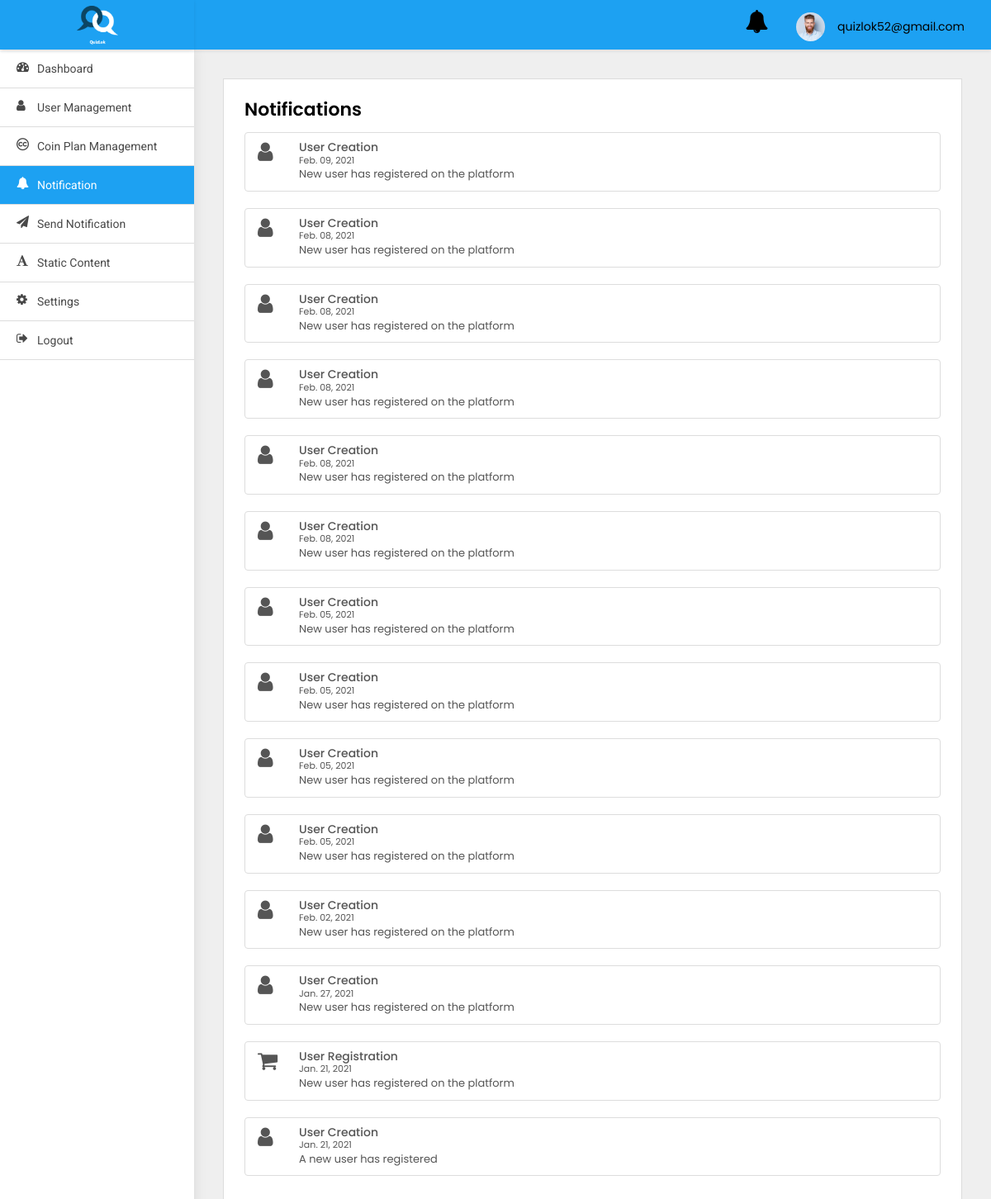
Before: /adminpanel/notification/ (signed in) with the older database file.
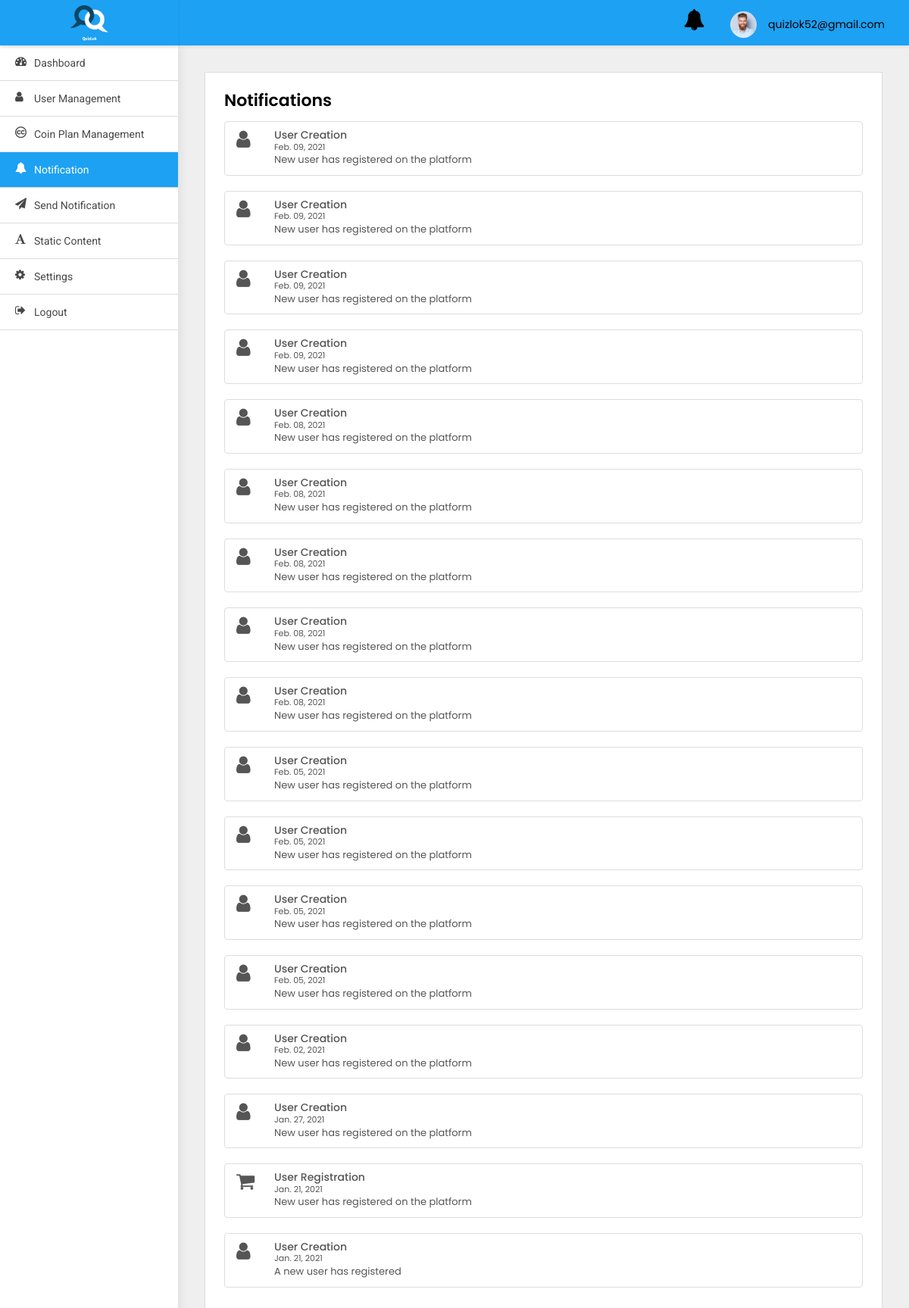
After: the same page with the newer database file.
### adminpanel/models.py (models this page shows)
class User(AbstractBaseUser, PermissionsMixin):
    first_name = models.CharField(default='first name', max_length=100)
    last_name = models.CharField(default='', max_length=100, null=True, blank=True)
    email = models.CharField(default='', max_length=255, unique=True)
    country_code = models.CharField(default='+91', max_length=10)
    phone_number = models.CharField(default='', max_length=13)
    profile_pic = models.ImageField(default='default_profile.png', null=True, blank=True)
    device_token = models.CharField(default='', max_length=500, null=True, blank=True)
    remember_me = models.BooleanField(default=False)
    password = models.CharField(default='123456', max_length=100)
    confirm_password = models.CharField(default='123456', max_length=100)
    created_at = models.DateTimeField(auto_now_add=True)
    is_active = models.BooleanField(default=True)
    is_staff = models.BooleanField(default=False)
    is_blocked = models.BooleanField(default=False)
    objects = UserManager()
    USERNAME_FIELD = 'email'
    class Meta:
        ordering = ('-created_at',)

class UserNotification(models.Model):
    to = models.ForeignKey(User, on_delete=models.CASCADE)
    title = models.CharField(default='title', max_length=200)
    body = models.CharField(default='body', max_length=200)
    read = models.BooleanField(default=False)
    created_at = models.DateTimeField(auto_now_add=True)
    class Meta:
        ordering = ('-created_at',)

### adminpanel/views.py (the view)
# urls.py: path('notification/', NotificationView.as_view(), name='notification'),
class NotificationView(LoginRequiredMixin, ListView):
    model = UserNotification
    template_name = 'notification.html'
    login_url = 'adminpanel:login'

### adminpanel/templates/notification.html (shortened to what this page needs)
{% extends 'base.html' %}
{% block body %}
<div class="WrapperArea">
    <div class="WrapperBox">
        <div class="Small-Wrapper">
            <h4 class="Title">Notifications</h4>
            <div class="NotificationList">
                {% for object in object_list %}
                {% if object.to.is_superuser %}
                <div class="list-group">
                    <a class="list-group-item list-group-item-action flex-column align-items-start">
                        {% if object.title == 'User Creation' %}
                        <figure class="pull-left"><i class="fa  fa-user fa-2x" aria-hidden="true"></i></figure>
                        {% elif object.title == 'Password Changed' %}
                        <figure class="pull-left"><i class="fa  fa-lock fa-2x" aria-hidden="true"></i></figure>
                        {% elif object.title == 'Phone number Update' %}
                        <figure class="pull-left"><i class="fa  fa-phone fa-2x" aria-hidden="true"></i></figure>
                        {% elif object.title == 'Payment' %}
                        <figure class="pull-left"><i class="fa  fa-money fa-2x" aria-hidden="true"></i></figure>
                        {% elif object.title == 'Profile Update' %}
                        <figure class="pull-left"><i class="fa  fa-user fa-2x" aria-hidden="true"></i></figure>
                        {% else %}
                        <figure class="pull-left ml-5"><i class="fa  fa-shopping-cart fa-2x" aria-hidden="true"></i>
                        </figure>
                        {% endif %}
                        <div class="msg-right">
                            <div class="d-flex w-100 justify-content-between">
                                <h5 class="mb-1">{{object.title}}</h5>
                                <small>{{object.created_at|date:'M. d, Y'}}</small>
                            </div>
                            <p class="mb-1"> {{object.body}}</p>
                        </div>
                    </a>
                </div>
                {% endif %}
                {% endfor %}
            </div>
        </div>
    </div>
</div>
{% endblock body %}

### adminpanel/templates/base.html (shortened to what this page needs)
{% load static %}
<html lang="en">
<head>
    <link type="text/css" rel="stylesheet" href="{% static 'adminpanel/css/style.css' %}">
</head>
<body>
<div class="Header">
    <div class="Logo">
        <img src="{% static 'adminpanel/images/logo_splash.png' %}">
    </div>
    <div class="Navigation">
        <div class="header-notifications">
            <a href="{% url 'adminpanel:notification' %}">
                <i class="fa fa-bell fa-2x" aria-hidden="true"></i>
            </a>
        </div>
        <div class="Avater">
            <a href="javascript:void(0);">
                <figure><img src="{% static 'adminpanel/images/profile.jpg' %}"></figure>
                {{user}} </a>
        </div>
    </div>
</div>
<div class="SidenavBar">
    <ul>
        <li class="nav-item nav-link {% if request.resolver_match.view_name  == 'adminpanel:dashboard' %}active{% endif %}">
            <a href="{% url 'adminpanel:dashboard'  %}">
                <span><i class="fa fa-tachometer"></i></span> Dashboard
            </a>
        </li>
        <li class="nav-item nav-link {% if request.resolver_match.view_name  == 'adminpanel:users-list' %}active{% endif %}">
            <a href="{% url 'adminpanel:users-list' %}">
                <span><i class="fa fa-user"></i></span> User Management
            </a>
        </li>
        <li class="nav-item nav-link {% if request.resolver_match.view_name  == 'adminpanel:coin-plan-list' %}active{% endif %}">
            <a href="{% url 'adminpanel:coin-plan-list' %}">
                <span><i class="fa fa-creative-commons"></i></span> Coin Plan Management
            </a>
        </li>
        <li class="nav-item nav-link {% if request.resolver_match.view_name  == 'adminpanel:notification' %}active{% endif %}">
            <a href="{% url 'adminpanel:notification' %}">
                <span><i class="fa fa-bell"></i></span> Notification
            </a>
        </li>
        <li class="nav-item nav-link {% if request.resolver_match.view_name  == 'adminpanel:send-notification' %}active{% endif %}">
            <a href="{% url 'adminpanel:send-notification' %}">
                <span><i class="fa fa-send"></i></span> Send Notification
            </a>
        </li>
        <li class="nav-item nav-link {% if request.resolver_match.view_name  == 'adminpanel:terms-and-condition' %}active{% endif %}">
            <a href="{% url 'adminpanel:terms-and-condition' %}">
                <span><i class="fa fa-font"></i></span> Static content
            </a>
        </li>
        <li class="nav-item nav-link {% if request.resolver_match.view_name  == 'change_password' %}active{% endif %}">
            <a href="{% url 'change_password' %}">
                <span><i class="fa fa-cog"></i></span> Settings
            </a>
        </li>
        <li class="nav-item nav-link {% if request.resolver_match.view_name  == 'logout' %}active{% endif %}">
            <a href="{% url 'logout' %}">
                <span><i class="fa fa-sign-out"></i></span> Logout
            </a>
        </li>
    </ul>
</div>
{% block body %}
{% endblock body %}
</body>
</html>

### static/adminpanel/css/style.css (style rules this page uses)
body { margin: 0; padding: 0; font-family: 'Poppins', sans-serif !important; font-size: 13px; color: #3a3a3a; font-weight: 400; }
* { margin: 0px; padding: 0px; }
header, footer, aside, article, section, detail, nav, figure { position: relative; }
h1, h2, h3, h4, h5, h6, p { margin: 0; padding: 0; }
ul, li, ol { list-style-type: none; margin: 0; padding: 0; }
a { text-decoration: none; outline: none; }
img { border: 0; outline: none; max-width: 100%; }
p { margin: 0; padding: 0; }
.Header { box-shadow: 0 2px 4px rgba(0, 0, 0, .08); -webkit-box-shadow: 0 2px 4px rgba(0, 0, 0, .08); position: fixed; width: 100%; left: 0; top: 0; background-color: #fff; z-index: 99 }
.Header .Logo { width: 235px; text-align: center; padding: 5px 0; float: left; height: 60px; background:#1da1f2; box-shadow: 0 2px 4px rgba(0, 0, 0, .08); }
.Header .Logo img { width: 50px; position: relative; top: 2px; }
.Header .Navigation { background:#1da1f2; transition: all 0.2s ease; margin-left: 235px; padding: 7px 3.2rem; width: calc(100% - 235px); text-align: right; height: 60px }
.Header .Navigation .Avater { margin: 5px 0 5px 30px; position: relative; display: inline-block }
.Header .Navigation .Avater a { display: flex; align-items: center; font-size: 14px; color: #000 }
.Header .Navigation .Avater a figure { width: 35px; border-radius: 50%; margin: 0 15px 0 0; overflow: hidden }
.Header .Navigation .header-notifications { margin: 5px 0 5px 30px; position: relative; display: inline-block }
.Header .Navigation .header-notifications a { display: flex; align-items: center; font-size: 14px; color: #000 }
.SidenavBar { height: calc(100% - 60px); position: fixed; width: 235px; top: 60px; padding: 0; overflow: auto; box-shadow: 0 0 15px rgba(0, 0, 0, .1) }
.SidenavBar ul { margin: 0 }
.SidenavBar ul li { margin: 0 }
.SidenavBar ul li a { display: block; cursor: pointer; padding: 13px 20px 13px 45px; transition: 0.5s all ease-in-out; color: #484848; font-family: "Roboto"; font-size: 14px; text-transform: capitalize; position: relative; border-bottom: 1px solid #ddd }
.SidenavBar ul li a span { font-size: 15px; display: inline-block; position: absolute; top: 13px; left: 20px }
.SidenavBar ul li.active a, .SidenavBar ul li a:hover { background:#1da1f2; color: #fff; }
.WrapperArea { margin-left: 235px; flex: 1 1 auto; width: calc(100% - 235px); display: flex; flex-direction: column; margin-top: 60px; transition: 0.5s all ease-in-out }
.WrapperArea .WrapperBox { padding: 35px; background-color: #efefef; min-height: calc(100vh - 60px) }
.Small-Wrapper { background-color: #fff; padding: 25px; border: 1px solid #dcdcdc }
h4.Title { margin: 0 0 15px; font-weight: 600; color: #000; text-transform: capitalize; font-size: 22px }
.NotificationList .msg-right { margin-left: 50px; }

Changed rows visible on the page:
added UserNotification: title "User Creation", created_at "Feb. 09, 2021", body "New user has registered on the platform"
added UserNotification: title "User Creation", created_at "Feb. 09, 2021", body "New user has registered on the platform"
added UserNotification: title "User Creation", created_at "Feb. 09, 2021", body "New user has registered on the platform"
